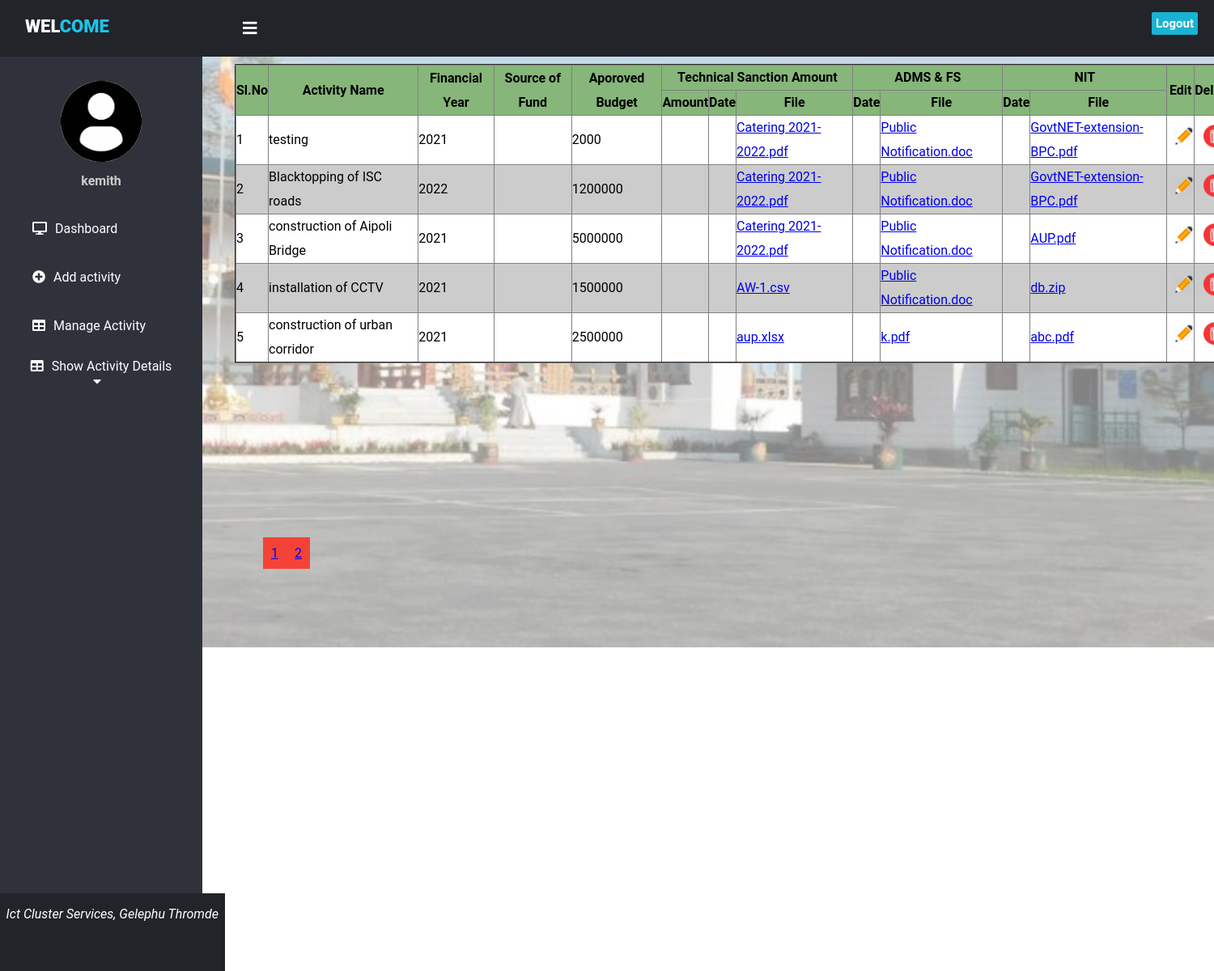
Page /manage_activity.php (signed in) on the committed database.
### tables this page shows
CREATE TABLE `activity` (
  `id` int(11) NOT NULL,
  `activity_name` varchar(100) NOT NULL,
  `FY` int(11) NOT NULL,
  `approved_budget` int(11) NOT NULL,
  `technical_sanction` varchar(1000) NOT NULL,
  `adms_fs` varchar(1000) NOT NULL,
  `nit` varchar(1000) NOT NULL,
  `created_date` timestamp NOT NULL DEFAULT CURRENT_TIMESTAMP ON UPDATE CURRENT_TIMESTAMP,
  `user_id` int(11) NOT NULL,
  `mode_of_execution` varchar(100) NOT NULL
);

### manage_activity.php (the view, shortened to what this page needs)
<!DOCTYPE html>
<html>
<head>
<link href="https://cdnjs.cloudflare.com/ajax/libs/font-awesome/5.13.0/css/all.min.css" rel="stylesheet">
<link rel="stylesheet" href="css/style.css">
</head>
<body>
<header>
	<label for="check">
	<i class="fas fa-bars" id="sidebar_btn"></i>
	</label>
	<div class="left_area">
	<h3>&nbsp;&nbsp;Wel<span>come</span></h3>
	</div>
	<div class="right_area">
	<a href="logout.php" class="logout_btn">Logout</a>
</header>
	<div class="sidebar">
	<center>
	<img src="images/profile.jpg" class="profile_image" alt="">
	<h4><?php
	echo $_SESSION['username'];
	?></h4>
	</center>
	<a href="dashboard.php"><i class="fas fa-desktop"></i><span>Dashboard</span></a>
	<a href="add_activity.php"><i class="fa fa-plus-circle"></i><span>Add activity</span></a>
    <a href="manage_activity.php"><i class="fas fa-table"></i><span>Manage Activity</span></a>
	<div class="navbar">
	<div class="dropdown">
	<button class="dropbtn"><i class="fas fa-table"></i><span>Show Activity Details</span>
	<i class="fa fa-caret-down"></i>
	</button>
	</div>
	</div>
	</div>
	<div class="content">
			<?php
			include('connection.php');
			$user=$_SESSION['username'];
			$query1=mysqli_query($db,"SELECT * FROM users where username='$user' ");
			$row=mysqli_fetch_array($query1);
			$id=$row['id'];
			$result_per_page=5;
			$query = mysqli_query($db,"SELECT * FROM activity where user_id='$id' ORDER BY id DESC");
			$number_of_results = mysqli_num_rows($query);
			$number_of_pages = ceil($number_of_results/$result_per_page);
			if(!isset($_GET['page'])){
				$page=1;
			}
			else{
				$page=$_GET['page'];
			}
			$this_page_first_result=($page-1)*$result_per_page;
			$sql="SELECT * FROM activity where user_id='$id'  ORDER BY id DESC LIMIT " .$this_page_first_result . ',' .$result_per_page;
			$result = mysqli_query($db,$sql);
				if($query-> num_rows > 0){?>
				<table align="center" border="2" cellspacing="0" cellpadding="0" style="width:100%;line-height:30px;margin-left:40px;margin-top:60px;border-collapse:collapse;position:absolute;">
		<tr>
			<th rowspan="2">Sl.No</th>
			<th rowspan="2">Activity Name</th>
			<th rowspan="2">Financial Year</th>
			<th rowspan="2">Source of Fund</th>
			<th rowspan="2">Aporoved Budget</th>
			<th colspan="3">Technical Sanction Amount</th>
			<th colspan="2">ADMS & FS</th>
			<th colspan="2">NIT</th>
			<th rowspan="2">Edit</th>
			<th rowspan="2">Delete</th>
			</tr>
			<th>Amount</th>
			<th>Date</th>
			<th>File</th>
		    <th>Date</th>
			<th>File</th>
			<th>Date</th>
			<th>File</th>
			<tr><?php
				$count = 1;
				while($row=mysqli_fetch_array($result)){
					?>
					<td><?php echo $count++;?></td>
					<td><?php  echo htmlentities($row["activity_name"]);?></td>
					<td><?php  echo htmlentities($row["FY"]);?></td>
					<td><?php  echo htmlentities($row["fund"]);?></td>
					<td><?php  echo htmlentities($row["approved_budget"]);?></td>
					<td><?php  echo htmlentities($row["ts_amount"]);?></td>
					<td><?php  echo htmlentities($row["ts_date"]);?></td>
					<td><a href="upload/<?php  echo htmlentities($row["technical_sanction"]);?>"><?php  echo htmlentities($row["technical_sanction"]);?></a></td>
					<td><?php  echo htmlentities($row["adms_date"]);?></td>
					<td><a href="upload/<?php  echo htmlentities($row["adms_fs"]);?>"><?php  echo htmlentities($row["adms_fs"]);?></a></td>
					<td><?php  echo htmlentities($row["nit_date"]);?></td>
					<td><a href="upload/<?php  echo htmlentities($row["nit"]);?>"><?php  echo htmlentities($row["nit"]);?></a></td>
					<td><a href="edit-activity.php?editid=<?php echo htmlentities ($row['id']);?>"><img src="images/edit.png" width="25px" style="padding-left:8px" title="Edit"></a>
					<td><a href="delete-activity.php?deleteid=<?php echo htmlentities ($row['id']);?>"><img src="images/delete.png" width="30px" style="padding-left:10px" title="Delete"></a></td>
				</tr>
					<?php
				}
		?>
		</table>
	<div class="pagination" style="margin-left:5%;margin-top:43%;position:fixed;">
	<?php
		for($page=1;$page<=$number_of_pages;$page++){
			echo '<a href="manage_activity.php?page=' .$page . '" style="background-color:#f44336;display:inline-block;padding:10px 10px;">'.$page. '</a>';
		}
				}
	?>
	</div>
	<?php include "footer.php"?>
	</div>
</body>
</html>

### css/style.css (style rules this page uses)
header { position:fixed; background: #22242A; padding: 20px; width: 100%; height:30px; }
.left_area h3 { color:#fff; margin:0; text-transform:uppercase; font-size:22px; font-weight:900; }
.left_area span { color:#1DC4E7; }
.logout_btn { padding:5px; background:#19B3D3; text-decoration:none; float:right; margin-top:-30px; margin-right:40px; border-radius:2px; font-size:15px; font-weight:600; color:#fff; transition:0.5s; transition-property:background; }
.sidebar { background:#2F323A; margin-top:70px; padding-top:30px; position:absolute; left:0; width:250px; height:100%; transition:0.5s; transition-property:left; }
.sidebar .profile_image { width:100px; height:100px; border-radius:100px; margin-bottom:10px; }
.sidebar h4 { color:#ccc; margin-top:0; margin-bottom:20px; }
.sidebar a { color:#fff; display:block; width:100%; line-height:60px; text-decoration:none; padding-left:40px; box-sizing:border-box; transition:0.5s; transition-property:background; }
.sidebar i { padding-right:10px; }
label #sidebar_btn { z-index:1; color:#fff; position:fixed; cursor:pointer; left:300px; font-size:20px; margin:5px 0; transition:0.5s; transition-property:color; }
.content { margin-left:250px; background:url('../images/gelephu1.png'); background-position:right; background-size:cover; height: 100vh; width: 100%; transition:0.5s; }
label { font-family:Serif; font-weight: bold; font-size: 20px; }
th { margin-left:10px; background-color:#86b679; line-height:30px; }
tr:nth-child(odd) { background-color:#fff; }
.navbar { overflow: hidden; background-color: #2F323A; padding-right:11px; }
.dropdown { float: left; overflow: hidden; }
.dropdown .dropbtn { font-size: 16px; border: none; outline: none; color: white; padding: 10px 30px; background-color: inherit; font-family: inherit; margin: 0; width:250px; }

### manage_activity.php (style rules this page uses)
body { margin:0; padding:0; font-family:"Roboto", sans-serif; }

### rows in the picture
activity: activity_name "testing", FY "2021", approved_budget "2000", technical_sanction "Catering 2021-2022.pdf", adms_fs "Public Notification.doc", nit "GovtNET-extension-BPC.pdf"
activity: activity_name "Blacktopping of ISC roads", FY "2022", approved_budget "1200000", technical_sanction "Catering 2021-2022.pdf", adms_fs "Public Notification.doc", nit "GovtNET-extension-BPC.pdf"
activity: activity_name "construction of Aipoli Bridge", FY "2021", approved_budget "5000000", technical_sanction "Catering 2021-2022.pdf", adms_fs "Public Notification.doc", nit "AUP.pdf"
activity: activity_name "installation of CCTV", FY "2021", approved_budget "1500000", technical_sanction "AW-1.csv", adms_fs "Public Notification.doc", nit "db.zip"
activity: activity_name "construction of urban corridor", FY "2021", approved_budget "2500000", technical_sanction "aup.xlsx", adms_fs "k.pdf", nit "abc.pdf"

### other values in the picture
$_SESSION['username'] "kemith"
